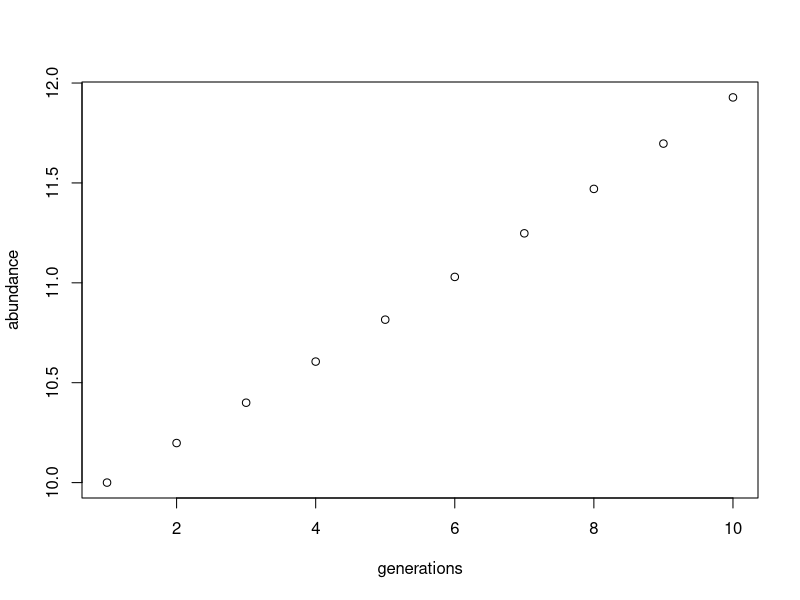

Recreate this plot in R.
#Lab 07: Writing Your Own Functions

#Wrire a function that runs the fibonacci sequence

fibonacci <- function(firstNum=0, time=10){ #startNum is the starting number & t is how to to run
  n <- rep(1, time) #makes a container to hold all the numbers
  n[1] <- firstNum #assign the first number into vector
    if(firstNum < 0 | firstNum > 1){
    print("Error with input number. The first number must be 0 or 1.")
    } else {
      for(i in 2:(length(n) -1) ){ #start a for loop 
        n[i +1] <- n[i] + n[i - 1] #the fibonacci equation 
    }
    return(n) #return all numbers
  }
}

fibonacci(1, 10) #function starting with 1
fibonacci(4, 10)  #function starting with numbers greater than 3
fibonacci(-4, 10)  #function starting with negative numbers 

#Problem 2-- Write an descrete-time logistic growth model
#Equation for model- 
#n[t] = n[t-1] + ( r * n[t-1] * (K - n[t-1])/K )

#n[t] equal abundance; t = time; r= rate; k= carring capacity 

#a. Take parameters as arguments (inputs). This includes the following as parameters: 
#initial population size (n[1]), total number of generations, r, K.
#b. have default values for each of the arguments
#c. iterate the model
#d. make a plot with axes properly labeled.
#e. return the abundance data.

decLogGrowth <- function(initsize=10, generations=10, r=.02, K=1000){ #start of funciton with defaults
  abundance <- rep(initsize, generations)  #make empty abundance container
  for(i in 2:length(abundance)){           #start for loop
  abundance[i] = abundance[i-1] + ( r * abundance[i-1] * (K - abundance[i-1])/K ) #declog growht equation
  }
  plot(abundance, xlab="generations") #plot the results 
  return(abundance) #return the abundence data
}

decLogGrowth()


#Question 3-- write a function that turns a adjacency matrix into pairwise table

X <- matrix( c(0, 1, 1, 1, 0, 0, 1, 0, 0), nrow=3, ncol=3) #adjecency matrix


Matrix2Pairwise <- function(X){ #start of fuction, calls matrix
  NotZero <- which(X != 0)      #find all the non-zeros in matrix
  Pairwise <- matrix(data=1, nrow=length(NotZero), ncol=3) #makes new pairwise matrix container
  colnames(Pairwise) <- c("Row", "Column", "Value")   #Addes column names to pairwise matrix
  k <- 1
  for(i in 1:ncol(X)){    #start for loop to run through all the cols of matrix
    for(j in 1:nrow(X)){  #continue down the runs
      if(X[j, i] != 0){    #if value is not zero add to pairwise matrix
        Pairwise[k,"Column"] <- i  #Takes i and add it to Column in pairwise
        Pairwise[k,"Row"] <- j     #Takes j and add it to Row in pairwise
        Pairwise[k,"Value"] <- X[j, i] ##Takes value in i,j and adds it to pairwise
        k <- k+1
      }
    }
    
  }
  
  return(Pairwise) #returns pairwise matrix
}

Y <- Matrix2Pairwise(X)
Y

Pairwise2Matrix <- function(Y){
  NewX <- matrix(data=1, nrow=max(Y[,1]) , ncol=max(Y[,2]))
  
  
  return(NewX)
}